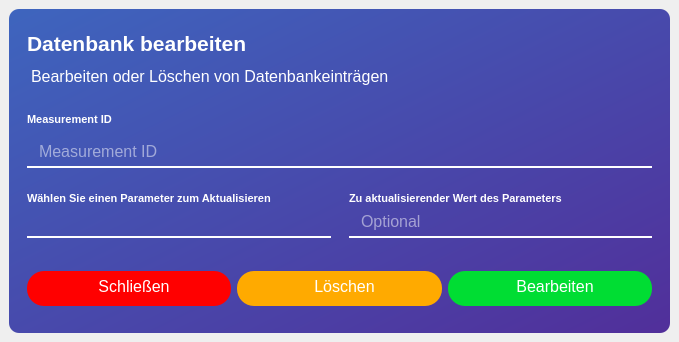
<?xml version="1.0" encoding="UTF-8"?>
<ui version="4.0">
 <class>MainWindow</class>
 <widget class="QMainWindow" name="MainWindow">
  <property name="geometry">
   <rect>
    <x>0</x>
    <y>0</y>
    <width>679</width>
    <height>342</height>
   </rect>
  </property>
  <property name="windowTitle">
   <string>MainWindow</string>
  </property>
  <widget class="QWidget" name="centralwidget">
   <layout class="QVBoxLayout" name="verticalLayout">
    <item>
     <widget class="QFrame" name="shadow_frame">
      <property name="styleSheet">
       <string notr="true">QFrame {
background-color: qlineargradient(spread:pad, x1:0, y1:0, x2:1, y2:1, stop:0 rgba(62, 101, 190, 255), stop:1 rgba(81, 47, 154, 255));
border-radius: 10px;
}


</string>
      </property>
      <property name="frameShape">
       <enum>QFrame::StyledPanel</enum>
      </property>
      <property name="frameShadow">
       <enum>QFrame::Raised</enum>
      </property>
      <layout class="QVBoxLayout" name="verticalLayout_2">
       <property name="leftMargin">
        <number>18</number>
       </property>
       <property name="topMargin">
        <number>18</number>
       </property>
       <property name="rightMargin">
        <number>18</number>
       </property>
       <property name="bottomMargin">
        <number>18</number>
       </property>
       <item>
        <widget class="QLabel" name="label">
         <property name="styleSheet">
          <string notr="true">background-color: rgba(0, 0, 0, 0);
color: rgb(255, 255, 255);
font-size: 16pt;
font-family: &quot;Segoe UI Light&quot;;
font-weight: bold;</string>
         </property>
         <property name="text">
          <string>Datenbank bearbeiten</string>
         </property>
        </widget>
       </item>
       <item>
        <widget class="QLabel" name="label_2">
         <property name="styleSheet">
          <string notr="true">background-color: rgba(0, 0, 0, 0);
color: rgb(255, 255, 255);
font-size: 12pt;
font-family: &quot;Segoe UI Light&quot;;
margin-bottom: 10px;</string>
         </property>
         <property name="text">
          <string>Bearbeiten oder Löschen von Datenbankeinträgen</string>
         </property>
        </widget>
       </item>
       <item>
        <widget class="QLabel" name="label_3">
         <property name="styleSheet">
          <string notr="true">QLabel {
background-color: rgba(0, 0, 0, 0);
color: rgb(255, 255, 255);
font-size: 8pt;
font-family: &quot;Segoe UI Light&quot;;
font-weight: bold;
}</string>
         </property>
         <property name="text">
          <string>Measurement ID</string>
         </property>
        </widget>
       </item>
       <item>
        <widget class="QLineEdit" name="lineEdit">
         <property name="styleSheet">
          <string notr="true">QLineEdit {
height: 20px;
font-size: 12pt;
font-family: &quot;Segoe UI Light&quot;;
padding-left: 10px;
padding-bottom: 5px;
border-bottom: 2px solid rgb(255, 255, 255);
border-radius: 0px;
background-color: rgba(255, 255, 255, 0);
color: rgb(255, 255, 255);
}

QLineEdit:hover {
border-bottom: 2px solid rgb(0, 255, 213);
border-radius: 0px;
}

QLineEdit:focus {
border-bottom: 2px solid rgb(0, 255, 213);
border-radius: 0px;
}</string>
         </property>
         <property name="placeholderText">
          <string>Measurement ID</string>
         </property>
        </widget>
       </item>
       <item>
        <widget class="QFrame" name="frame_2">
         <property name="styleSheet">
          <string notr="true">QFrame {
background-color: rgba(0, 0, 0, 0);
}</string>
         </property>
         <property name="frameShape">
          <enum>QFrame::StyledPanel</enum>
         </property>
         <property name="frameShadow">
          <enum>QFrame::Raised</enum>
         </property>
         <layout class="QHBoxLayout" name="horizontalLayout_2">
          <property name="spacing">
           <number>18</number>
          </property>
          <property name="leftMargin">
           <number>0</number>
          </property>
          <property name="rightMargin">
           <number>0</number>
          </property>
          <item>
           <widget class="QFrame" name="frame_3">
            <property name="sizePolicy">
             <sizepolicy hsizetype="Expanding" vsizetype="Preferred">
              <horstretch>0</horstretch>
              <verstretch>0</verstretch>
             </sizepolicy>
            </property>
            <property name="frameShape">
             <enum>QFrame::StyledPanel</enum>
            </property>
            <property name="frameShadow">
             <enum>QFrame::Raised</enum>
            </property>
            <layout class="QVBoxLayout" name="verticalLayout_3">
             <property name="leftMargin">
              <number>0</number>
             </property>
             <property name="rightMargin">
              <number>0</number>
             </property>
             <item alignment="Qt::AlignVCenter">
              <widget class="QLabel" name="label_4">
               <property name="styleSheet">
                <string notr="true">QLabel {
background-color: rgba(0, 0, 0, 0);
color: rgb(255, 255, 255);
font-size: 8pt;
font-family: &quot;Segoe UI Light&quot;;
font-weight: bold;
}</string>
               </property>
               <property name="text">
                <string>Wählen Sie einen Parameter zum Aktualisieren</string>
               </property>
              </widget>
             </item>
             <item>
              <widget class="QComboBox" name="comboBox">
               <property name="styleSheet">
                <string notr="true">QComboBox {
height: 20px;
font-size: 12pt;
font-family: &quot;Segoe UI Light&quot;;
padding-left: 10px;
padding-bottom: 5px;
border-bottom: 2px solid rgb(255, 255, 255);
border-radius: 0px;
background-color: rgba(255, 255, 255, 0);
color: rgb(255, 255, 255);
}

QComboBox::drop-down {
background-color: rgba(0, 0, 0, 0);
}

QComboBox::down-arrow {
background-color: rgba(0, 0, 0, 0);
}

QComboBox:hover {
border-bottom: 2px solid rgb(0, 255, 213);
border-radius: 0px;
}

QListView { 
border: 0px; 
border-top-left-radius: 0px;
border-top-right-radius: 0px;
border-bottom-left-radius: 0px;
border-bottom-right-radius: 0px;
color: rgb(62, 101, 190);
background-color: rgb(255, 255, 255);
font-weight: normal;
selection-background-color: qlineargradient(spread:pad, x1:0, y1:0, x2:1, y2:1, stop:0 rgba(62, 101, 190, 255), stop:1 rgba(80, 50, 156, 255));
show-decoration-selected: 1;
padding: 8px;
}</string>
               </property>
              </widget>
             </item>
            </layout>
           </widget>
          </item>
          <item>
           <widget class="QFrame" name="frame_4">
            <property name="sizePolicy">
             <sizepolicy hsizetype="Expanding" vsizetype="Preferred">
              <horstretch>0</horstretch>
              <verstretch>0</verstretch>
             </sizepolicy>
            </property>
            <property name="frameShape">
             <enum>QFrame::StyledPanel</enum>
            </property>
            <property name="frameShadow">
             <enum>QFrame::Raised</enum>
            </property>
            <layout class="QVBoxLayout" name="verticalLayout_4">
             <property name="leftMargin">
              <number>0</number>
             </property>
             <property name="rightMargin">
              <number>0</number>
             </property>
             <item alignment="Qt::AlignVCenter">
              <widget class="QLabel" name="label_5">
               <property name="styleSheet">
                <string notr="true">QLabel {
background-color: rgba(0, 0, 0, 0);
color: rgb(255, 255, 255);
font-size: 8pt;
font-family: &quot;Segoe UI Light&quot;;
font-weight: bold;
}</string>
               </property>
               <property name="text">
                <string>Zu aktualisierender Wert des Parameters</string>
               </property>
              </widget>
             </item>
             <item>
              <widget class="QLineEdit" name="lineEdit_2">
               <property name="styleSheet">
                <string notr="true">QLineEdit {
height: 20px;
font-size: 12pt;
font-family: &quot;Segoe UI Light&quot;;
padding-left: 10px;
padding-bottom: 5px;
border-bottom: 2px solid rgb(255, 255, 255);
border-radius: 0px;
background-color: rgba(255, 255, 255, 0);
color: rgb(255, 255, 255);
}

QLineEdit:hover {
border-bottom: 2px solid rgb(0, 255, 213);
border-radius: 0px;
}
</string>
               </property>
               <property name="placeholderText">
                <string>Optional</string>
               </property>
              </widget>
             </item>
            </layout>
           </widget>
          </item>
         </layout>
        </widget>
       </item>
       <item>
        <widget class="QFrame" name="frame">
         <property name="styleSheet">
          <string notr="true">background-color: rgba(255, 255, 255, 0);</string>
         </property>
         <property name="frameShape">
          <enum>QFrame::StyledPanel</enum>
         </property>
         <property name="frameShadow">
          <enum>QFrame::Raised</enum>
         </property>
         <layout class="QHBoxLayout" name="horizontalLayout">
          <property name="spacing">
           <number>6</number>
          </property>
          <property name="leftMargin">
           <number>0</number>
          </property>
          <property name="rightMargin">
           <number>0</number>
          </property>
          <item>
           <widget class="QPushButton" name="pushButton">
            <property name="styleSheet">
             <string notr="true">QPushButton {
color: #ffffff;
background-color:  rgb(255, 0, 0);
height: 30px;
padding-left: 10px;
padding-bottom: 5px;
border-radius: 17.0px;
font-size: 12pt;
font-family: &quot;Segoe UI Light&quot;;
}

QPushButton:hover {
border: 2px solid rgb(255, 255, 255);
}

QPushButton:pressed {
color: rgba(255, 255, 255, 0.5);
background-color: rgba(255, 0, 0, 0.5);
}</string>
            </property>
            <property name="text">
             <string>Schließen</string>
            </property>
           </widget>
          </item>
          <item>
           <widget class="QPushButton" name="pushButton_2">
            <property name="styleSheet">
             <string notr="true">QPushButton {
color: #ffffff;
background-color: rgb(255, 170, 0);
height: 30px;
padding-left: 10px;
padding-bottom: 5px;
border-radius: 17.0px;
font-size: 12pt;
font-family: &quot;Segoe UI Light&quot;;
}

QPushButton:hover {
border: 2px solid rgb(255, 255, 255);
}

QPushButton:pressed {
color: rgba(255, 255, 255, 0.5);
background-color: rgba(255, 170, 0, 0.5);
}</string>
            </property>
            <property name="text">
             <string>Löschen</string>
            </property>
           </widget>
          </item>
          <item>
           <widget class="QPushButton" name="pushButton_3">
            <property name="styleSheet">
             <string notr="true">QPushButton {
color: #ffffff;
background-color:  rgb(0, 221, 51);
height: 30px;
padding-left: 10px;
padding-bottom: 5px;
border-radius: 17.0px;
font-size: 12pt;
font-family: &quot;Segoe UI Light&quot;;
}

QPushButton:hover {
border: 2px solid rgb(255, 255, 255);
}

QPushButton:pressed {
color: rgba(255, 255, 255, 0.5);
background-color: rgba(0, 221, 51, 0.5);
}</string>
            </property>
            <property name="text">
             <string>Bearbeiten</string>
            </property>
           </widget>
          </item>
         </layout>
        </widget>
       </item>
      </layout>
     </widget>
    </item>
   </layout>
  </widget>
 </widget>
 <resources/>
 <connections/>
</ui>
